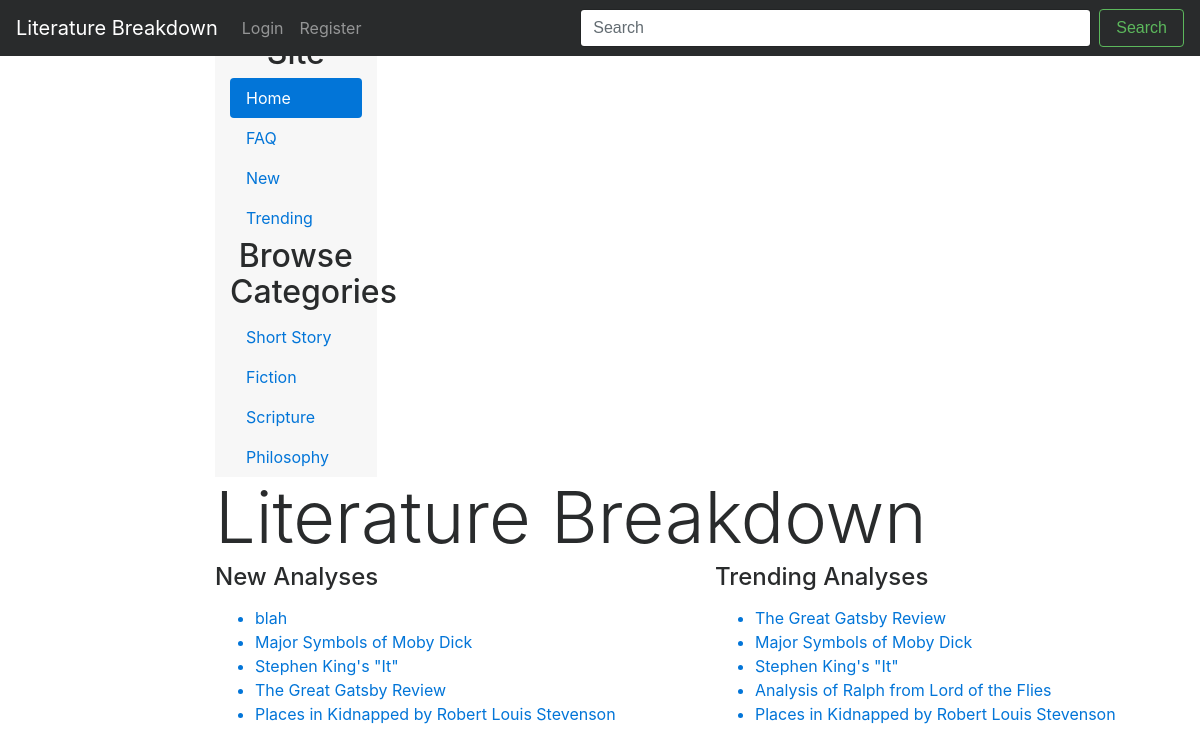
The app's page /, older data.
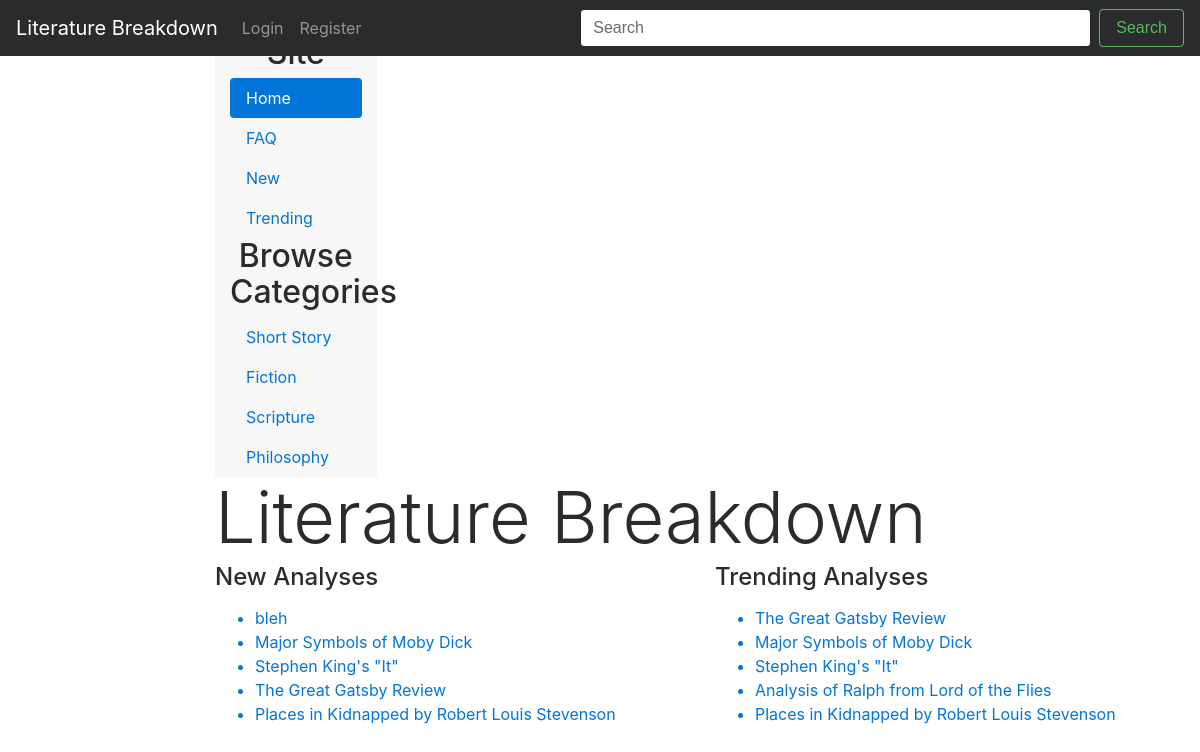
The same page, newer data.
### lit/models.py (models this page shows, shortened)
class Category(models.Model):
    name = models.CharField(max_length=50, unique=False)
    slug = models.SlugField()

class Article(models.Model):
    author = models.ForeignKey(UserProfile)
    date_published = models.CharField(max_length=8, unique=False)
    book = models.CharField(max_length=128, unique=False)
    views = models.IntegerField(default=0)
    title = models.CharField(max_length=128, unique=True)
    analysis = models.CharField(max_length=2500, unique=False)
    category = models.CharField(max_length=50)
    slug = models.SlugField()
    img = models.ImageField(upload_to='profile_images', blank=True)
    rating = models.FloatField(max_length=5.0, default=0.0)
    book_author = models.CharField(max_length=128, default="")
    book_published = models.CharField(max_length=128, default="")

### lit/views.py (the view)
# urls.py: url(r'^$', views.index, name='index'),
def index(request):
    article_list_trending = Article.objects.order_by('-rating')[:5]
    article_list_new = Article.objects.order_by('date_published')[:5]
    category_list = Category.objects.all()
    context_dict = {'articles_new': article_list_new,
                    'articles_trending' : article_list_trending,
                    'categories': category_list}
    return render(request, 'lit/index.html', context=context_dict)

### templates/lit/index.html (shortened to what this page needs)
<!DOCTYPE html>
{% extends 'lit/base.html' %}
{% load staticfiles %}
{% block body_block %}
	<div class="row">
	<div class="col-sm-9 offset-sm-3 col-md-10 offset-md-2 main">
		<nav class="col-sm-3 col-md-2 hidden-xs-down bg-faded sidebar">
		  <ul class="nav nav-pills flex-column">
			<li class="nav-item">
			<h2 style="text-align:center">Browse Site</h2>
			</li>
				<li class="nav-item">
				  <a class="nav-link active" href="{% url 'index' %}">Home <span class="sr-only">(current)</span></a>
				</li>
				<li class="nav-item">
				  <a class="nav-link" href="{% url 'faq' %}">FAQ</a>
				</li>
				<li class="nav-item">
				  <a class="nav-link" href="{% url 'new' %}">New</a>
				</li>
				<li class="nav-item">
				  <a class="nav-link" href="{% url 'trending' %}">Trending</a>
				</li>
			<li class="nav-item">
			<h2 style="text-align:center">Browse Categories</h2>
			</li>
			{% if categories %}
			  {% for category in categories %}
					<li class="nav-item">
					  <a class="nav-link" href="{% url 'show_category' category.slug %}">{{ category.name }}</a>
					</li>
			   {% endfor %}
			 {% else %}
				  <strong>There are no categories to show.</strong>
			{% endif %}
		</ul>
			</nav>
		<div>
		{% if user.is_authenticated %}
			<h1 class="display-3">Literature Breakdown - Welcome Back</h1>
		{% else %}
			<h1 class="display-3">Literature Breakdown</h1>
		{% endif %}
		</div>
		<div class="row marketing">
		  <div class="col-lg-6">
			<h4>New Analyses</h4>
			<p>
			{% if articles_new %}
			<ul>
			{% for article in articles_new %}
				<a href="{% url 'show_article' article.slug %}">
				<li>{{ article.title }}</li>
				</a>
			{% endfor %}
			</ul>
			{% else %}
			<strong>There are no new articles to show.</strong>
			{% endif %}
			</p>
		  </div>
		<div class="col-lg-6">
			<h4>Trending Analyses</h4>
		<p>
			{% if articles_trending %}
			<ul>
			{% for article in articles_trending %}
				<a href="{% url 'show_article' article.slug %}">
				<li>{{ article.title }}</li>
				</a>
			{% endfor %}
			</ul>
			{% else %}
			<strong>There are no trending articles to show.</strong>
			{% endif %}
		</p>
		</div>
		</div>
	</div>
	</div>
{% endblock %}

Row changes from the older to the newer data that the page shows:
removed Article: title "blah", shown under "New Analyses"
added Article: title "bleh", shown under "New Analyses"
